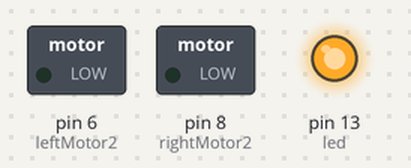
The sketch below on a simulated Arduino Uno, built with avr-gcc and run on an emulated ATmega328P. On the bench: switched loads named in the sketch (green lamp = pin HIGH), output pins drawn as LEDs (lit = HIGH). Pins used as bus, display or sensor lines are not drawn.

Above: at 4.3 s.
At 8.1 s:
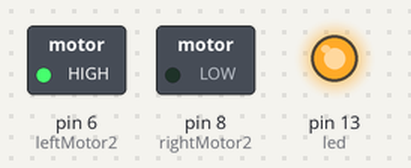
Timing chart, 0 to 23.8 s (numbered marks = the images above):
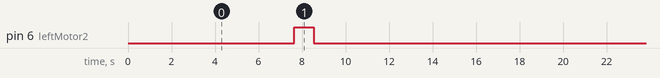

The sketch:

MotorTests.ino
```cpp
#define leftCenterSensor   3
#define leftNearSensor     4
#define leftFarSensor      5
#define rightCenterSensor  2
#define rightNearSensor    1
#define rightFarSensor     0

int leftCenterReading;
int leftNearReading;
int leftFarReading;
int rightCenterReading;
int rightNearReading;
int rightFarReading;

int leftNudge;
int replaystage;
int rightNudge;

#define leapTime 200

#define leftMotor1  4
#define leftMotor2  6

#define rightMotor1 5
#define rightMotor2 8

#define led 13

char path[30] = {};
int pathLength;
int readLength;

void setup(){

  pinMode(leftCenterSensor, INPUT);
  pinMode(leftNearSensor, INPUT);
  pinMode(leftFarSensor, INPUT);
  pinMode(rightCenterSensor, INPUT);
  pinMode(rightNearSensor, INPUT);
  pinMode(rightFarSensor, INPUT);

  pinMode(leftMotor1, OUTPUT);
  pinMode(leftMotor2, OUTPUT);
  pinMode(rightMotor1, OUTPUT);
  pinMode(rightMotor2, OUTPUT);
  pinMode(led, OUTPUT);
  //Serial.begin(115200);
  digitalWrite(led, HIGH);
  delay(1000);
}

void loop()
{

    //Moves straight for 2.5 seconds
    digitalWrite(leftMotor1, HIGH);
    digitalWrite(leftMotor2, LOW);
    digitalWrite(rightMotor1, HIGH);
    digitalWrite(rightMotor2, LOW);
    delay(2500);

    /*
    //STOPS for 1 second
    digitalWrite(leftMotor1, LOW);
    digitalWrite(leftMotor2, LOW);
    digitalWrite(rightMotor1, LOW);
    digitalWrite(rightMotor2, LOW);
    delay(10000);
    */

    //Turns right(1.075 seconds)
    digitalWrite(leftMotor1, HIGH);
    digitalWrite(leftMotor2, LOW);
    digitalWrite(rightMotor1, LOW);
    digitalWrite(rightMotor2, LOW);
    delay(1075);

    //Straight for 1 seconds
    digitalWrite(leftMotor1, HIGH);
    digitalWrite(leftMotor2, LOW);
    digitalWrite(rightMotor1, HIGH);
    digitalWrite(rightMotor2, LOW);
    delay(1000);

    //Turns left(1.075 seconds)
    digitalWrite(leftMotor1, LOW);
    digitalWrite(leftMotor2, LOW);
    digitalWrite(rightMotor1, HIGH);
    digitalWrite(rightMotor2, LOW);
    delay(1075);

    //Straight for 1 seconds
    digitalWrite(leftMotor1, HIGH);
    digitalWrite(leftMotor2, LOW);
    digitalWrite(rightMotor1, HIGH);
    digitalWrite(rightMotor2, LOW);
    delay(1000);

    //Turns around 180 degrees
    digitalWrite(leftMotor1, LOW);
    digitalWrite(leftMotor2, HIGH);
    digitalWrite(rightMotor1, HIGH);
    digitalWrite(rightMotor2, LOW);
    delay(900);

    digitalWrite(leftMotor1, LOW);
    digitalWrite(leftMotor2, LOW);
    digitalWrite(rightMotor1, LOW);
    digitalWrite(rightMotor2, LOW);
    delay(10000);


}
```

Measured:
- by itself, pin 6 (leftMotor2): alternates HIGH for 0.90 s and LOW for 16.7 s
